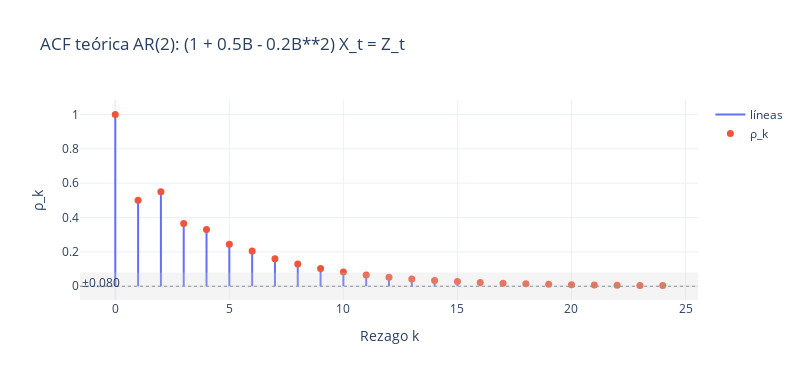

Notebook code cell kept with this figure:
### Markdown cell above
**Ejemplo de FAC teórica del proceso AR(2):**

Dado el proceso:

$$
(1 - 0.3B - 0.4B^2)X_t = Z_t, \quad Z_t \sim WN(0, \sigma_Z^2)
$$

**Comprobación de raíces reales:**

$$
\phi_1^2 + 4\phi_2 = (0.3)^2 + 4(0.4) = 0.09 + 1.6 = 1.69 > 0
$$

**Cálculo de raíces:**

1. Primera raíz:

$$
\rho_1 = \frac{\phi_1}{1 - \phi_2} = \frac{0.3}{1 - 0.4} = \frac{0.3}{0.6} = 0.5
$$

2. Segunda raíz:

$$
\rho_2 = \phi_2 + \frac{\phi_1^2}{1 - \phi_2} = 0.4 + \frac{(0.3)^2}{0.6} = 0.4 + \frac{0.09}{0.6} = 0.4 + 0.15 = 0.55
$$

### Code cell
phi = [0.3,0.4]
lags, rho = acf_ar_negative(phi, m=24)
fig = plot_acf_stem_plotly(lags, rho,
       title="ACF teórica AR(2): (1 + 0.5B - 0.2B**2) X_t = Z_t ",
       n_for_ci=600)  # banda opcional estilo ±1.96/√N
fig.show()

### Figure 1 — Plotly figure (JSON) as saved in the notebook; plotly's stock layout.template omitted (floating-point values rounded to 4 significant figures)
{"data": [{"line": {"width": 2}, "mode": "lines", "name": "líneas", "type": "scatter", "x": [0, 0, null, 1, 1, null, 2, 2, null, 3, 3, null, 4, 4, null, 5, 5, null, 6, 6, null, 7, 7, null, 8, 8, null, 9, 9, null, 10, 10, null, 11, 11, null, 12, 12, null, 13, 13, null, 14, 14, null, 15, 15, null, 16, 16, null, 17, 17, null, 18, 18, null, 19, 19, null, 20, 20, null, 21, 21, null, 22, 22, null, 23, 23, null, 24, 24, null], "y": [0, 1, null, 0, 0.5, null, 0, 0.55, null, 0, 0.365, null, 0, 0.3295, null, 0, 0.2449, null, 0, 0.2053, null, 0, 0.1595, null, 0, 0.13, null, 0, 0.1028, null, 0, 0.08282, null, 0, 0.06596, null, 0, 0.05292, null, 0, 0.04226, null, 0, 0.03385, null, 0, 0.02706, null, 0, 0.02166, null, 0, 0.01732, null, 0, 0.01386, null, 0, 0.01109, null, 0, 0.008869, null, 0, 0.007095, null, 0, 0.005676, null, 0, 0.004541, null, 0, 0.003633, null]}, {"marker": {"size": 7}, "mode": "markers", "name": "ρ_k", "type": "scatter", "x": [0, 1, 2, 3, 4, 5, 6, 7, 8, 9, 10, 11, 12, 13, 14, 15, 16, 17, 18, 19, 20, 21, 22, 23, 24], "y": [1.0, 0.5, 0.55, 0.365, 0.3295, 0.2449, 0.2053, 0.1595, 0.13, 0.1028, 0.08282, 0.06596, 0.05292, 0.04226, 0.03385, 0.02706, 0.02166, 0.01732, 0.01386, 0.01109, 0.008869, 0.007095, 0.005676, 0.004541, 0.003633]}], "layout": {"annotations": [{"showarrow": false, "text": "±0.080", "x": 0, "xanchor": "left", "xref": "x domain", "y": 0.08002, "yanchor": "top", "yref": "y"}], "height": 380, "shapes": [{"line": {"color": "gray", "dash": "dot", "width": 1}, "type": "line", "x0": 0, "x1": 1, "xref": "x domain", "y0": 0, "y1": 0, "yref": "y"}, {"fillcolor": "lightgray", "line": {"width": 0}, "opacity": 0.25, "type": "rect", "x0": 0, "x1": 1, "xref": "x domain", "y0": -0.08002, "y1": 0.08002, "yref": "y"}], "title": {"text": "ACF teórica AR(2): (1 + 0.5B - 0.2B**2) X_t = Z_t "}, "width": 800, "xaxis": {"title": {"text": "Rezago k"}}, "yaxis": {"title": {"text": "ρ_k"}}}}
